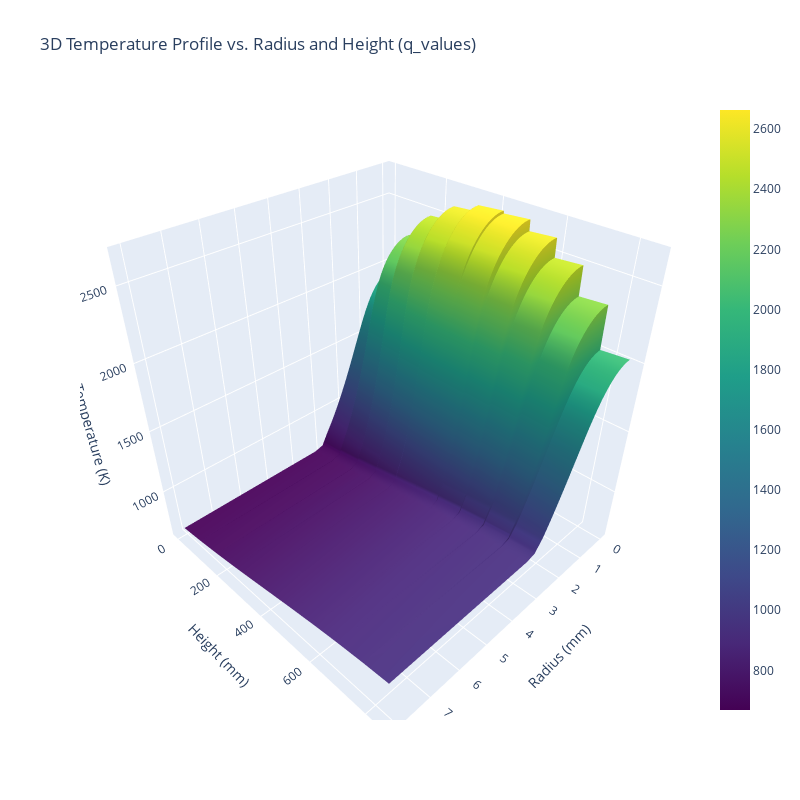

Write notebook code for a chart like this one.
### Markdown cell above
3D plot computes all the points

### Code cell
# Pre-compute the temperature matrix using the plot function
r_coolant_infinity = Geometrical_Data.cladding_outer_diameter / 2 + Geometrical_Data.pin_pitch / np.sqrt(3)
r_coolant_cladding = Geometrical_Data.cladding_outer_diameter / 2
r_cladding_gap = Geometrical_Data.cladding_outer_diameter / 2 - Geometrical_Data.thickness_cladding
r_gap_fuel = Geometrical_Data.fuel_outer_diameter / 2
r_end = Geometrical_Data.fuel_inner_diameter / 2

r_coolant = np.linspace(r_coolant_infinity, r_coolant_cladding, 2)[0:-1]
r_cladding = np.linspace(r_coolant_cladding, r_cladding_gap, 2)[0:-1]
r_gap = np.linspace(r_cladding_gap, r_gap_fuel,5)[0:-1]
r_fuel = np.linspace(r_gap_fuel, r_end, 25)

r_plot = np.concatenate((r_coolant, r_cladding, r_gap, r_fuel))

# 3D plot of the temperature profile
T_fuel_out = 1500 # K (Initial guess)
vars.T_map = f.temperature_profile_3D(r_plot, Resistances, Coolant_Proprieties, ThermoHydraulics, Geometrical_Data, T_fuel_out, Burnup)

# Create a 3D surface plot
fig = go.Figure(data=[go.Surface(z=vars.T_map.T, x=vars.T_map.r*1e3, y=vars.T_map.h*1e3, colorscale='Viridis')])

# Update the layout
fig.update_layout(
    scene=dict(
        xaxis_title='Radius (mm)',
        yaxis_title='Height (mm)',
        zaxis_title='Temperature (K)'
    ),
    title="3D Temperature Profile vs. Radius and Height (q_values)",
    autosize=False,
    width=800,
    height=800
)

# Show the plot
fig.show()

### Figure 1 — Plotly figure (JSON) as saved in the notebook; plotly's stock layout.template omitted (floating-point values rounded to 4 significant figures; data arrays with more than 128 entries replaced by an {"elided": "..."} marker saying what was removed)
{"data": [{"colorscale": [[0, "#440154"], [0.1111, "#482878"], [0.2222, "#3e4989"], [0.3333, "#31688e"], [0.4444, "#26828e"], [0.5556, "#1f9e89"], [0.6667, "#35b779"], [0.7778, "#6ece58"], [0.8889, "#b5de2b"], [1, "#fde725"]], "type": "surface", "x": {"elided": "1000x31 float values"}, "y": {"elided": "1000x31 float values"}, "z": {"elided": "1000x31 float values"}}], "layout": {"autosize": false, "height": 800, "scene": {"xaxis": {"title": {"text": "Radius (mm)"}}, "yaxis": {"title": {"text": "Height (mm)"}}, "zaxis": {"title": {"text": "Temperature (K)"}}}, "title": {"text": "3D Temperature Profile vs. Radius and Height (q_values)"}, "width": 800}}
